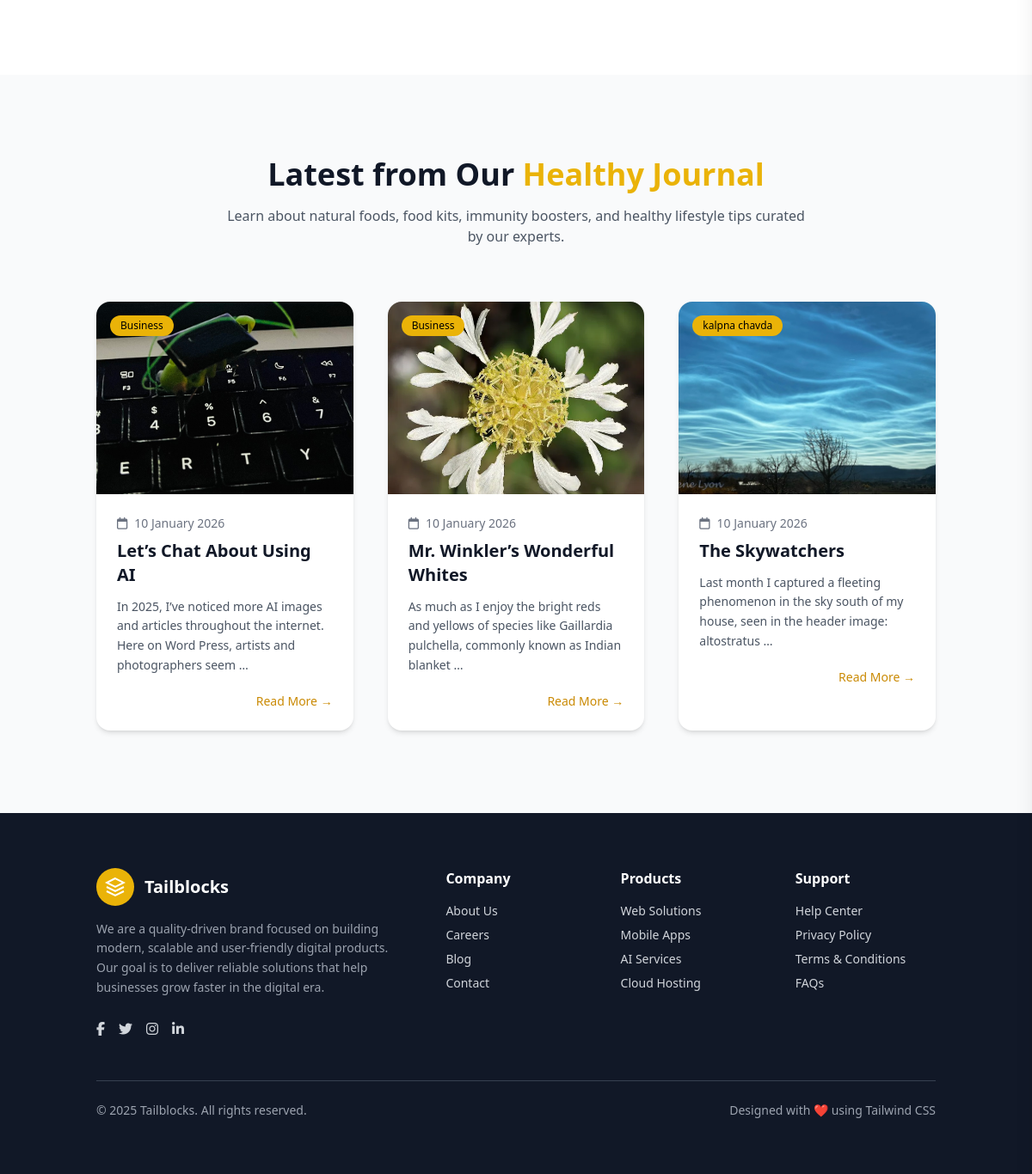
/ (lower part), run on an earlier commit of the app's database.
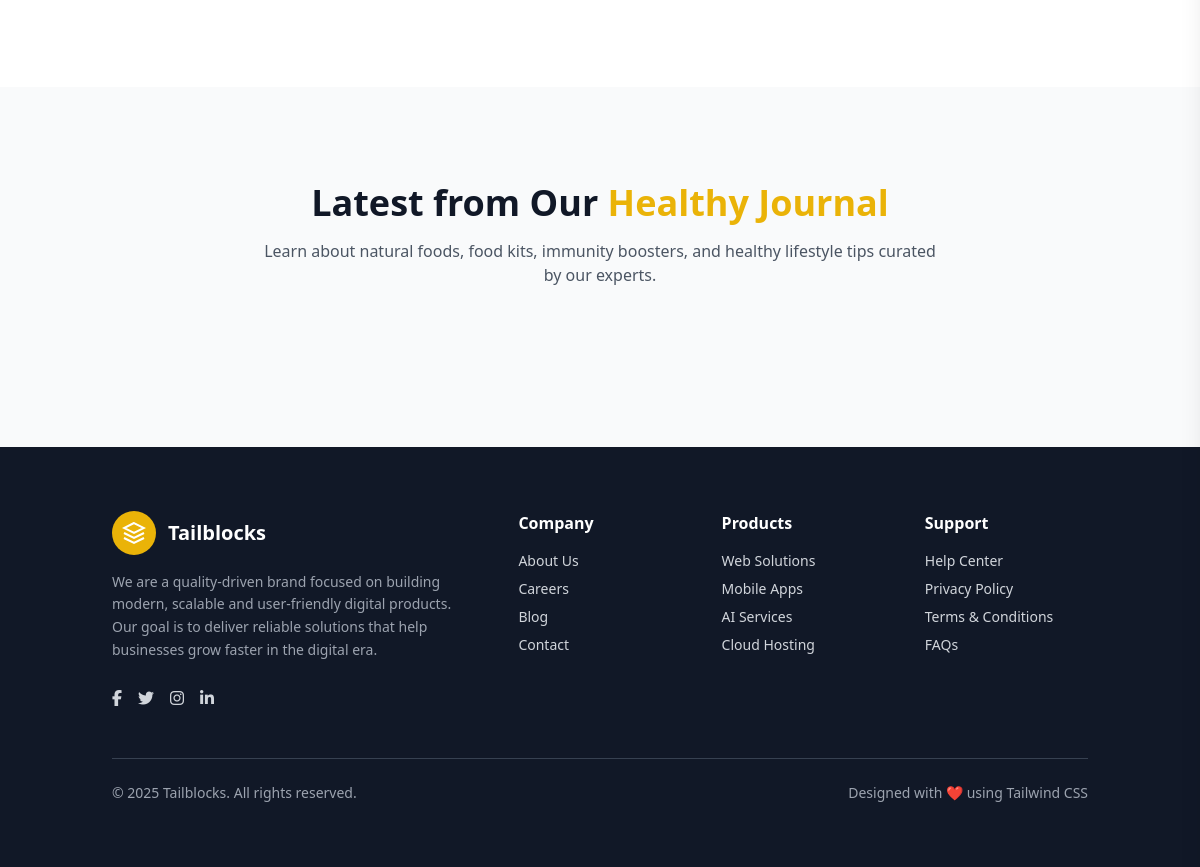
And on a later commit of the database.
### apps/store/models.py (models this page shows, shortened)
class Blogs(BaseModel):
    category = models.ForeignKey(BlogCategory, on_delete=models.CASCADE)
    image = models.ImageField(
        upload_to=blog_image_upload_path,
        default="blogs/default_blog.jpg",
        blank=True,
        null=True
    )
    title = models.CharField(max_length=255)
    content = models.TextField()

class BlogCategory(BaseModel):
    name = models.CharField(max_length=255)

### apps/store/views.py (the view)
# urls.py: path("", index, name="index"),
def index(request):
    blogs = Blogs.objects.all().order_by("-created_at")[:3]
    context = {
        'blogs': blogs
    }
    return render(request, "store/index.html", context)

### apps/store/templates/store/index.html (shortened to what this page needs)
{% extends 'store/base.html' %}
{% block body %}
<section class="bg-white py-24">
</section>
 <section class="bg-gray-50 py-24">
  <div class="container mx-auto px-6">
    <div class="text-center mb-16">
      <h2 class="text-3xl md:text-4xl font-extrabold text-gray-900">
        Latest from Our <span class="text-yellow-500">Healthy Journal</span>
      </h2>
      <p class="mt-4 max-w-2xl mx-auto text-gray-600">
        Learn about natural foods, food kits, immunity boosters, and healthy
        lifestyle tips curated by our experts.
      </p>
    </div>
    <div class="grid grid-cols-1 md:grid-cols-2 lg:grid-cols-3 gap-10">
      {% for blog in blogs %}
      <div class="bg-white rounded-2xl shadow-md hover:shadow-xl transition overflow-hidden">
        <div class="relative">
          <img src="{{ blog.image.url }}" class="w-full h-56 object-cover" alt="Blog">
          <span class="absolute top-4 left-4 bg-yellow-500 text-dark text-xs px-3 py-1 rounded-full">
            {{blog.category.name}}
          </span>
        </div>
        <div class="p-6">
          <div class="flex items-center gap-2 text-sm text-gray-500 mb-2">
            <i class="fa-regular fa-calendar"></i>
            <span>{{ blog.created_at|date:"d F Y" }}</span>
          </div>
          <h3 class="text-xl font-semibold text-gray-900 mb-3">
            {{blog.title}}
          </h3>
          <p class="text-gray-600 text-sm leading-relaxed mb-5">
            {{blog.content|truncatewords:20}}
          </p>
          <div class="flex justify-end">
            <a href="{% url 'blog_detail' blog.id %}" class="text-sm font-medium text-yellow-600 hover:underline">
              Read More →
            </a>
          </div>
        </div>
      </div>
      {% endfor %}
    </div>
  </div>
</section>
{% endblock %}

What changed in the data, as far as the page shows it:
removed Blogs: image (picture), category.name "Business", created_at "10 January 2026", title "Let’s Chat About Using AI", content "In 2025, I’ve noticed more AI images and articles throughout the internet. Here on Word Press, artists and photographers seem …"
removed Blogs: image (picture), category.name "Business", created_at "10 January 2026", title "Mr. Winkler’s Wonderful Whites", content "As much as I enjoy the bright reds and yellows of species like Gaillardia pulchella, commonly known as Indian blanket …"
removed Blogs: image (picture), category.name "kalpna chavda", created_at "10 January 2026", title "The Skywatchers", content "Last month I captured a fleeting phenomenon in the sky south of my house, seen in the header image: altostratus …"
